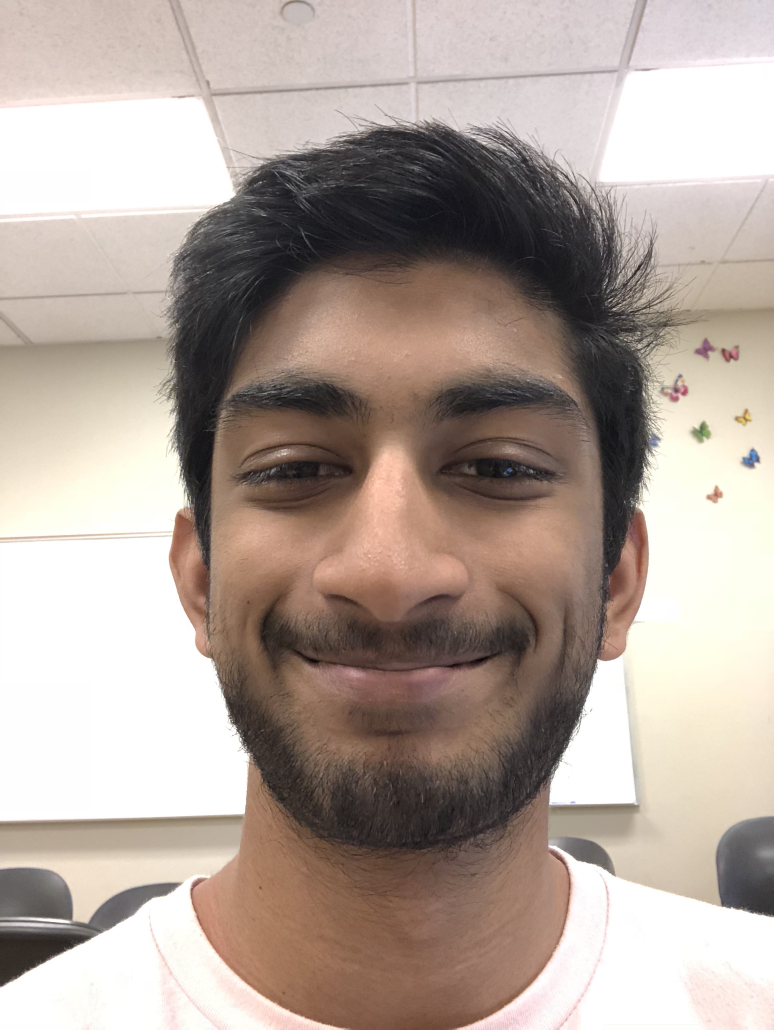
#> input picture data/IMG_1138.jpeg, 2320 x 3088 px (shown at 1/3 size)
$ python -i hog4.py   (imports and definitions only)
#> lines starting #> are read from the running program, lines starting #| are printed output that depends on the picture; after the words box and inside, x2 and y2 are one past the last pixel; in counts of white or black regions, pixels touching at a corner belong together
import numpy as np
from PIL import Image
from sklearn.decomposition import PCA
from matplotlib import pyplot as plt


class HOG:

    """
        img: image to calculate hog for
        img_shape: shape of the image
        gx: gradient of g in the x-direction
        gy: gradient of g in the y-direction
        g: gradient array
        o: gradient direction array
        o_range: degree range of orientation (ex. double angle: 0-360 degrees)
        block_size: size of image window containing cells
        step_size: step size for the window
        cell_size: size of the cells
        num_bins: number of bins per cell
        _normalize: Whether the output array will be normalized or not
        flatten: Whether the output array will be flattened or not
    """

    img = None
    gx = None
    gy = None
    g = None
    o = None
    img_shape = (128, 128)
    o_range = 360
    block_size = (3, 3)  # in cells
    step_size = 5  # in pixels
    cell_size = (10, 10)  # in pixels
    num_bins = 16
    _normalize = True
    flatten = True

    def pca_hog(self, filename):
        histogram = self.hog(filename=filename)
        pca = PCA(svd_solver='randomized', n_components=16)
        pca_histogram = pca.fit_transform(histogram)
        # plt.plot(np.cumsum(pca.explained_variance_ratio_))
        # plt.xlabel('Number of Components')
        # plt.ylabel('Cumulative explained variance')
        print(pca_histogram.shape)
        return pca_histogram

    def hog(self, filename):
        self.img = self.load_image(filename=filename, resize_shape=self.img_shape)
#> in load_image, `img = Image.open(filename).convert('L')`:
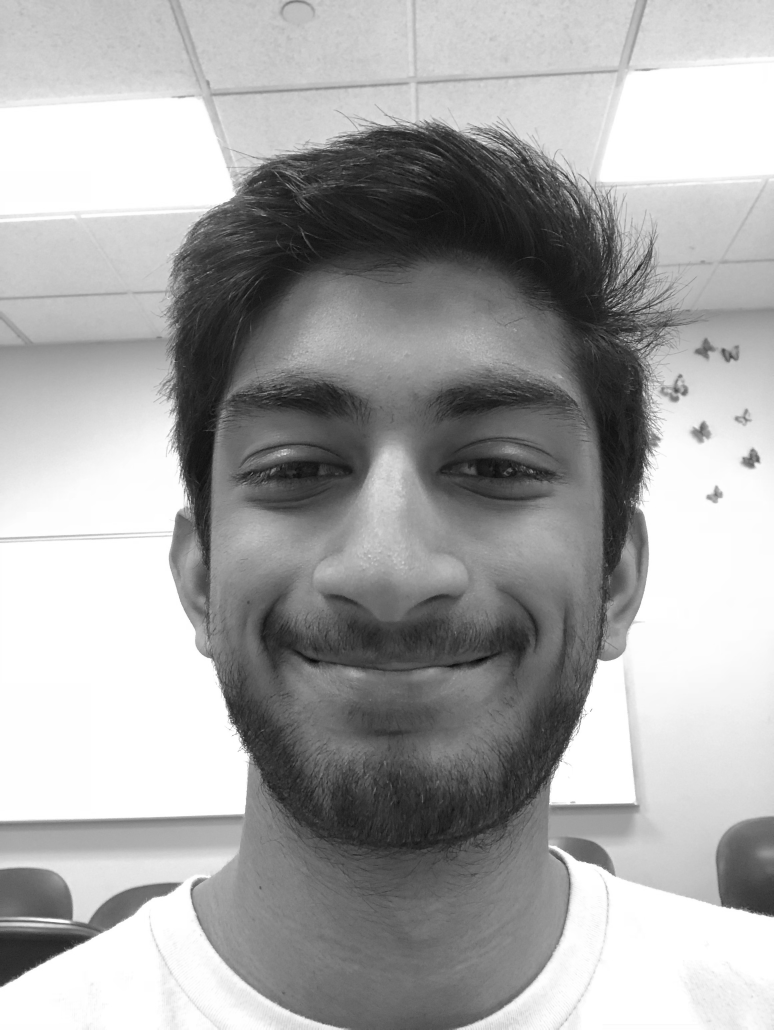
#> img: PIL image 2320x3088 L (shown at 1/3 size); min 1, max 255, mean 166.6
#> in load_image, `img = img.resize(resize_shape)`:
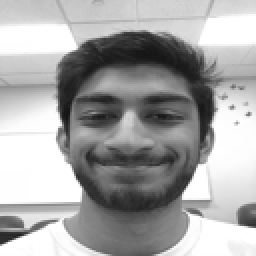
#> img: PIL image 128x128 L (shown 2 times larger); min 21, max 255, mean 166.5
        self.gx, self.gy = self.gradient(self.img)
        self.g = self.grad_magnitude(self.gy, self.gx)
        self.o = (np.arctan2(self.gy, self.gx) * 180 / np.pi) % self.o_range
        histogram = self.calculate_histograms()
        return histogram

    def calculate_histograms(self):
        c_h, c_l = self.cell_size[1], self.cell_size[0]
        b_h, b_l = self.block_size[1] * c_h, self.block_size[0] * c_l
        i_h, i_l = self.g.shape[1], self.g.shape[0]
        histogram = []
        # slide a window across the image to get blocks
        for by in range(0, i_h - (i_h % b_h), b_h):
            for bx in range(0, i_l - (i_l % b_l), b_l):
                block_hist = []
                # slide a window across each block to cells
                for cy in range(by, by + b_h - (b_h % c_h), self.step_size):
                    for cx in range(bx, bx + b_l - (b_l % c_l), self.step_size):
                        gc = self.g[cy:cy + c_h, cx:cx + c_l]
                        oc = self.o[cy:cy + c_h, cx:cx + c_l]
                        gx = self.gx[cy:cy + c_h, cx:cx + c_l]
                        gy = self.gy[cy:cy + c_h, cx:cx + c_l]
                        cell = np.zeros(self.num_bins)
                        for b in np.arange(self.num_bins):
                            t_0 = (b + 1) * 360 / self.num_bins
                            c1 = (oc > (b * t_0 - t_0 / 2)) & (oc < (b * t_0 + t_0 / 2))
                            cell[b] += np.sum(gc[c1]) / gc.size

                            if b > 0:
                                cell[b - 1] += ((np.sin((b + 1) * t_0)/np.sin(t_0)) * np.sum(gx[~c1])) - \
                                               ((np.cos((b + 1) * t_0)/np.sin(t_0)) * np.sum(gy[~c1]))
                            if b < (cell.size - 1):
                                cell[b + 1] += ((np.cos(b * t_0) / np.sin(t_0)) * np.sum(gy[~c1])) - \
                                               ((np.sin(b * t_0) / np.sin(t_0)) * np.sum(gx[~c1]))
                        block_hist.append(cell)

                block_hist = np.asarray(block_hist)

                if self._normalize:
                    block_hist = self.normalize(block_hist)
                if self.flatten:
                    block_hist = block_hist.flatten()

                histogram.append(block_hist)
        histogram = np.asarray(histogram)
        return histogram

    # [10 lines of commented-out code are left out]

    @staticmethod
    def normalize(cell_hist):
        e = 1e-7
        n_hog = np.zeros(cell_hist.shape, dtype=float)
        for cell in range(len(cell_hist)):
            n_hog[cell] = cell_hist[cell] / np.sqrt(np.linalg.norm(cell_hist[cell]) ** 2 + e ** 2)
        return n_hog

    @staticmethod
    def grad_magnitude(y, x):
        """
        :param y: dx
        :param x: dy
        :return: float value of gradient's magnitude
        """
        # calculate magnitude given dy and dx
        return np.sqrt(y ** 2 + x ** 2)

    @staticmethod
    def gradient(img):
        """
        :param img: takes in numpy array of image to calculate the gradient of
        :return: tuple containing gradients in both x and y directions
        """
        # calculate dx and dy by splicing img arrays and using [-1, 0, 1] kernel
        x = np.zeros(img.shape)
        y = np.zeros(img.shape)
        x[:, 1:-1] = img[:, 2:] - img[:, :-2]
        y[1:-1, :] = img[2:, :] - img[:-2, :]
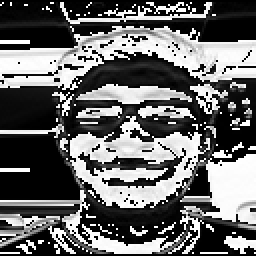
#> y: shape (128, 128) float64 (shown 2 times larger); min 0, max 255, mean 103.6

        """
        To account for edge cases - however, we want to clip
        the edges as the gradient cannot be calculated using
        the 1-D centered filter
        """
        x[:, 0] = img[:, 1] - img[:, 0]
#> x: shape (128, 128) float64; min 0, max 255, mean 97
        x[:, -1] = img[:, -1] - img[:, -2]
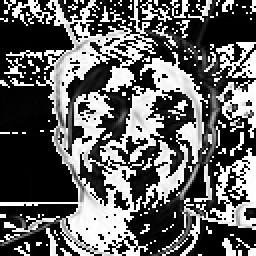
#> x: shape (128, 128) float64 (shown 2 times larger); min 0, max 255, mean 98.3
        y[0, :] = img[1, :] - img[0, :]
#> y: shape (128, 128) float64; 0.65% of pixels changed, all inside (x1, y1, x2, y2) = (0, 0, 128, 1)
        y[-1, :] = img[-1, :] - img[-2, :]
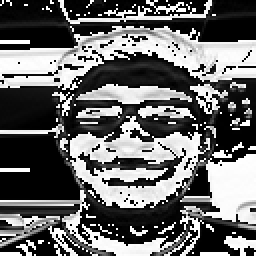
#> y: shape (128, 128) float64 (shown 2 times larger); min 0, max 255, mean 105

        return x, y

    @staticmethod
    def load_image(filename, resize_shape=(256, 256)):
        """
        :param filename: image takes the form of width, height
        :param resize_shape: shape to resize the image to
        :return: numpy array created by the image

        Takes image file, converts it to B&W, and then re-sizes if applicable.
        """

        img = Image.open(filename).convert('L')
        if resize_shape is not None:
            img = img.resize(resize_shape)
        img = np.array(img)
        return img

>>> result = HOG().pca_hog('data/IMG_1138.jpeg')
#> in grad_magnitude, `return np.sqrt(y ** 2 + x ** 2)`:
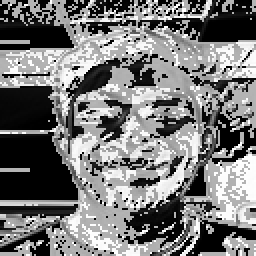
#> returned value: shape (128, 128) float64 (shown 2 times larger); min 0, max 360.6, mean 170; drawn with min black and max white
#> in hog, `self.o = (np.arctan2(self.gy, self.gx) * 180 / np.pi) % self.o_range`:
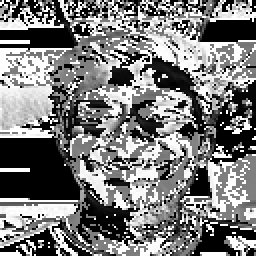
#> self.o: shape (128, 128) float64 (shown 2 times larger); min 0, max 90, mean 43.6; drawn with min black and max white
#> after the loop in calculate_histograms, `for by in range(0, i_h - (i_h % b_h), b_h):`: histogram = 16 items
#| (16, 16)

$ run again, on data/IMG_1141.jpeg
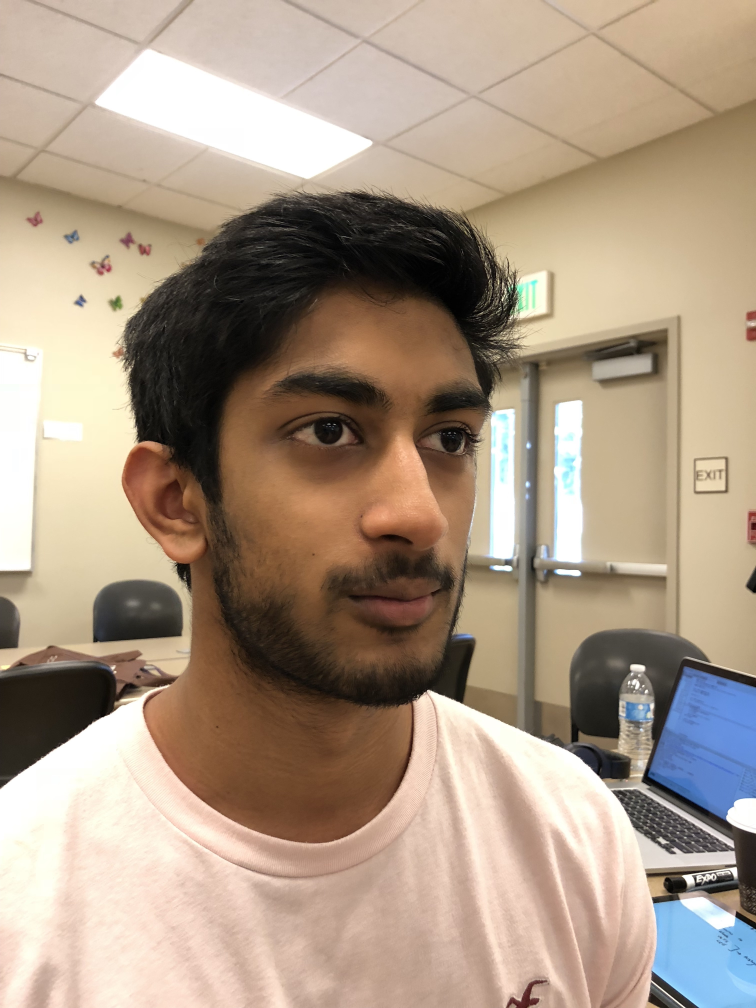
#> input picture data/IMG_1141.jpeg, 3024 x 4032 px (shown at 1/4 size)
#> in gradient, `x[:, -1] = img[:, -1] - img[:, -2]`:
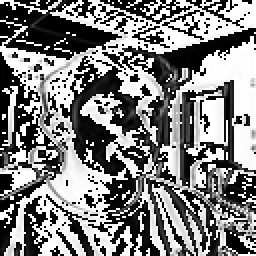
#> x: shape (128, 128) float64 (shown 2 times larger); min 0, max 255, mean 128.7
#> in hog, `self.o = (np.arctan2(self.gy, self.gx) * 180 / np.pi) % self.o_range`:
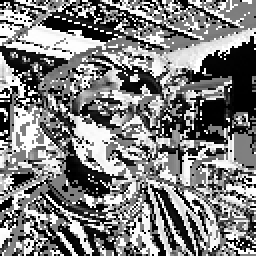
#> self.o: shape (128, 128) float64 (shown 2 times larger); min 0, max 90, mean 44.7; drawn with min black and max white
#> after the loop in calculate_histograms, `for by in range(0, i_h - (i_h % b_h), b_h):`: histogram = 16 items
#| (16, 16)

$ run again, on data/IMG_1142.jpeg
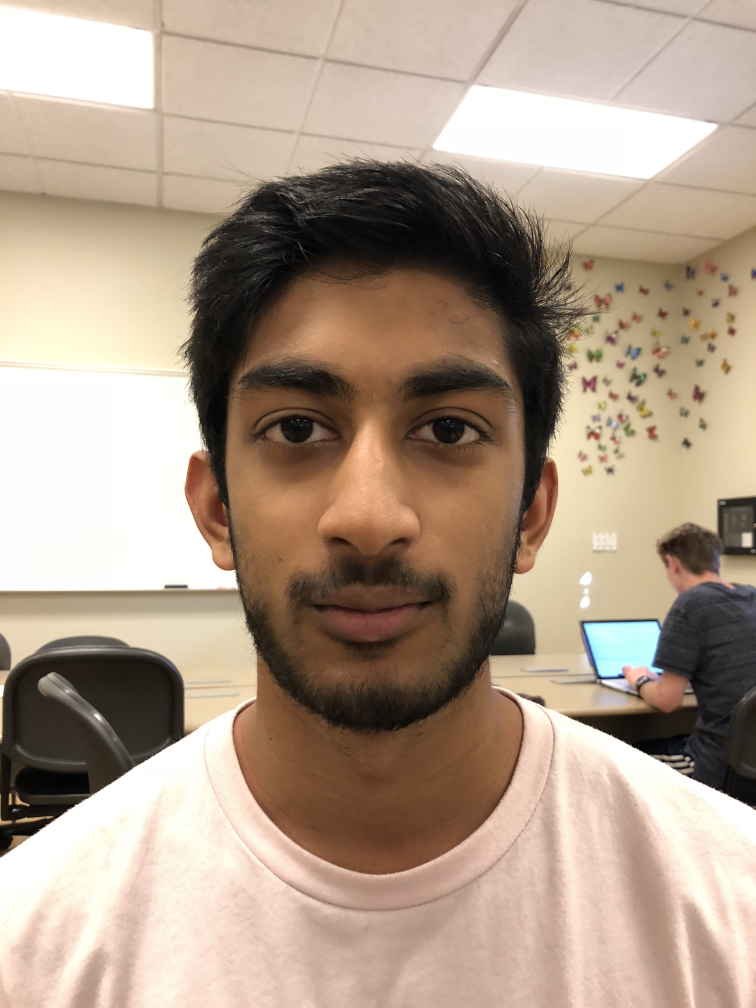
#> input picture data/IMG_1142.jpeg, 3024 x 4032 px (shown at 1/4 size)
#> in gradient, `x[:, -1] = img[:, -1] - img[:, -2]`:
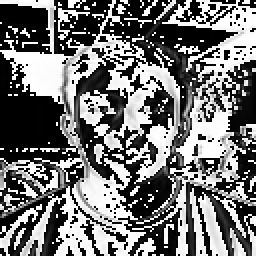
#> x: shape (128, 128) float64 (shown 2 times larger); min 0, max 255, mean 116.6
#> in hog, `self.o = (np.arctan2(self.gy, self.gx) * 180 / np.pi) % self.o_range`:
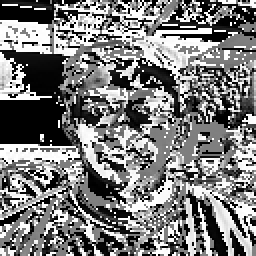
#> self.o: shape (128, 128) float64 (shown 2 times larger); min 0, max 90, mean 43.6; drawn with min black and max white
#> after the loop in calculate_histograms, `for by in range(0, i_h - (i_h % b_h), b_h):`: histogram = 16 items
#| (16, 16)

$ run again, on data/IMG_1149.jpeg
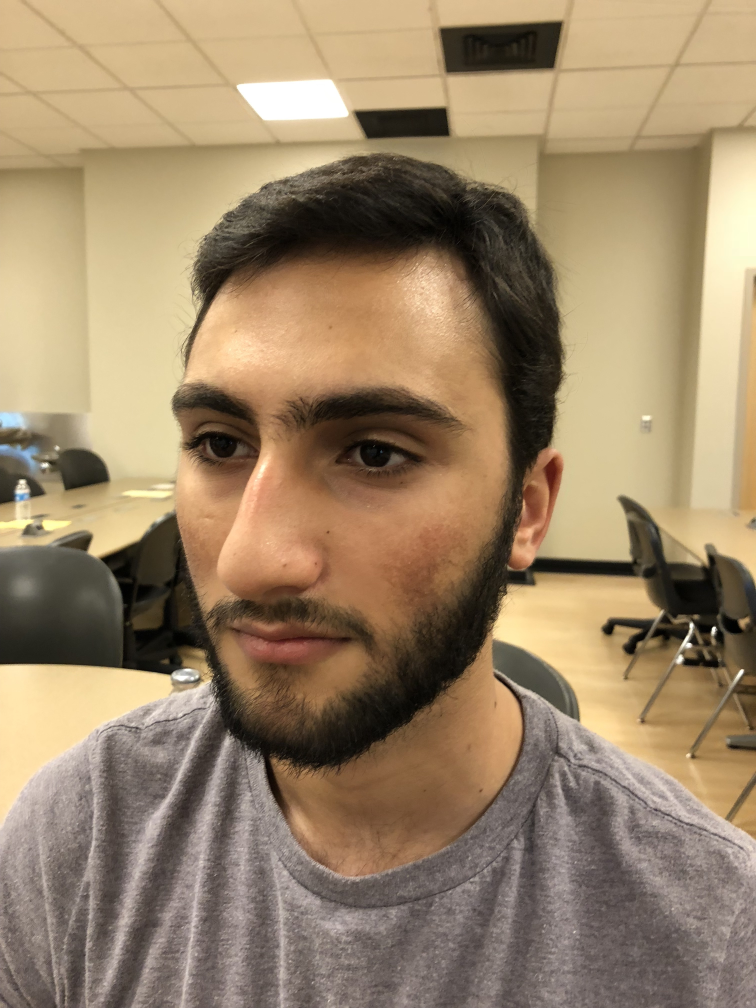
#> input picture data/IMG_1149.jpeg, 3024 x 4032 px (shown at 1/4 size)
#> in hog, `self.o = (np.arctan2(self.gy, self.gx) * 180 / np.pi) % self.o_range`:
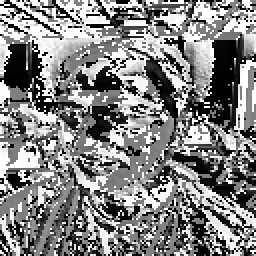
#> self.o: shape (128, 128) float64 (shown 2 times larger); min 0, max 90, mean 46.4; drawn with min black and max white
#> after the loop in calculate_histograms, `for by in range(0, i_h - (i_h % b_h), b_h):`: histogram = 16 items
#| (16, 16)
